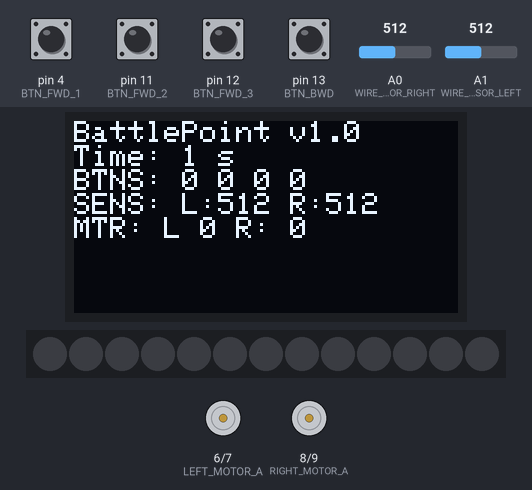
Simulated run of this sketch. Board: Arduino Uno, built with avr-gcc and run on an emulated ATmega328P. Parts: 128×64 one-colour display, 13 RGB LEDs in strip order, left to right, motor-driver pin pairs drawn as motors (green arrow = first pin HIGH = forward, orange = second pin HIGH = backward, longer = more drive, scaled by the enable pin). The inputs (shaded band) are chosen by the test bench; at power-on: pin 4 (BTN_FWD_1), pin 11 (BTN_FWD_2), pin 12 (BTN_FWD_3), pin 13 (BTN_BWD) HIGH, A0 (WIRE_SENSOR_RIGHT) = 512, A1 (WIRE_SENSOR_LEFT) = 512. What the sketch prints to the serial monitor is not drawn.

Above: at 1.2 s.
1.3 s: pin 4 (BTN_FWD_1) pulled LOW for 0.15 s
At 2.8 s:
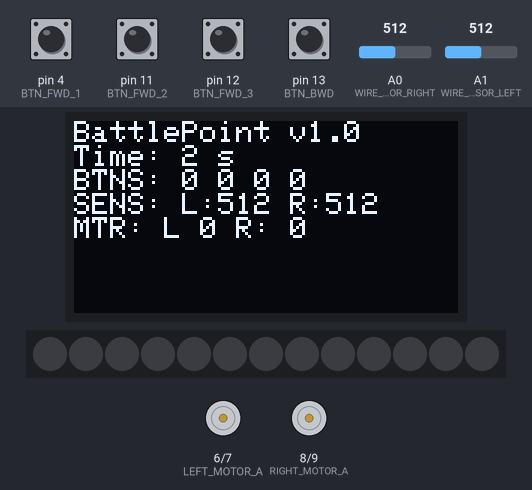
3.0 s: pin 11 (BTN_FWD_2) pulled LOW for 0.15 s
At 4.5 s:
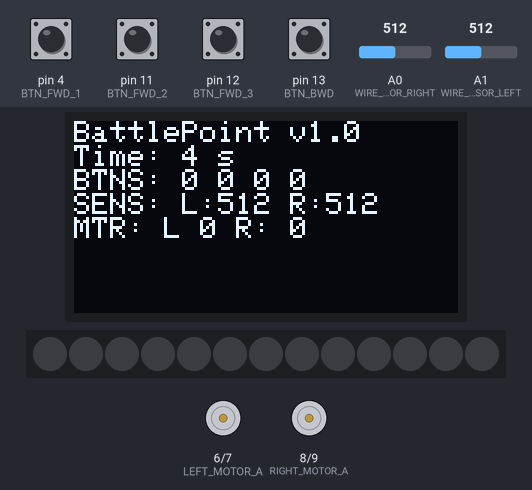
4.7 s: pin 12 (BTN_FWD_3) pulled LOW for 0.15 s
At 5.8 s:
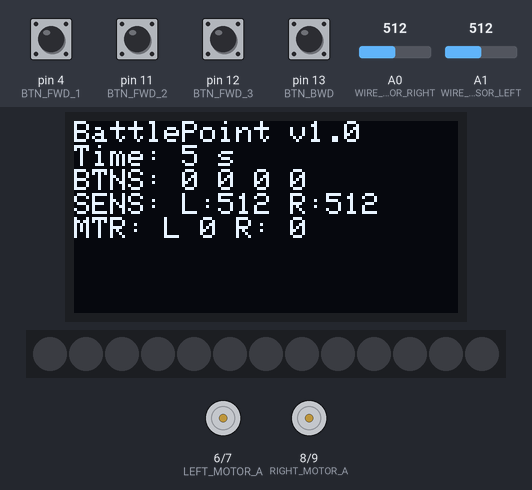
6.4 s: A0 (WIRE_SENSOR_RIGHT) set to 716
At 7.8 s:
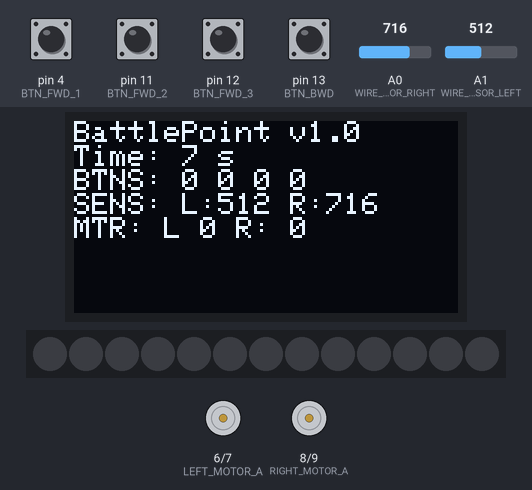
8.5 s: pin 13 (BTN_BWD) pulled LOW for 0.15 s
At 10.4 s:
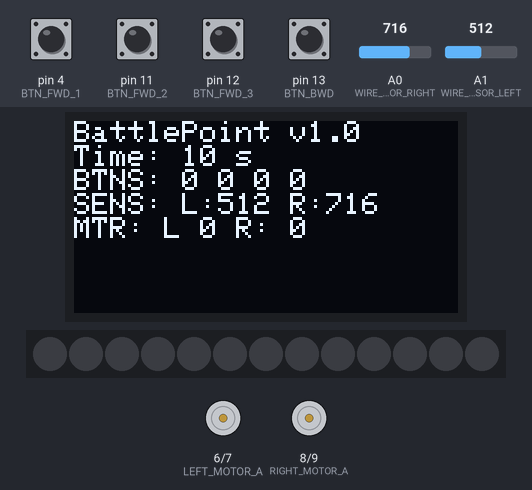
11.5 s: A1 (WIRE_SENSOR_LEFT) set to 716
At 12.8 s:
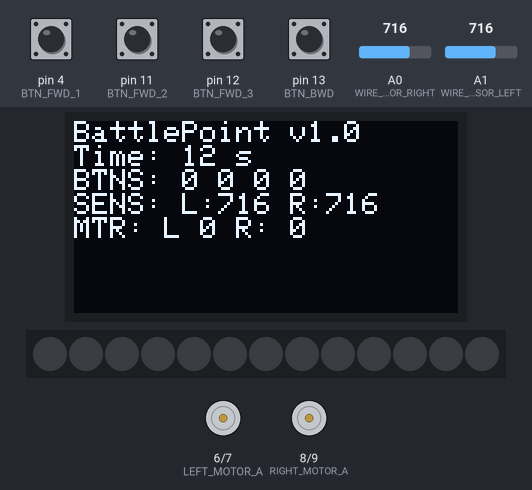
Timing chart, 0 to 14.5 s (numbered marks = the images above; inputs shaded):
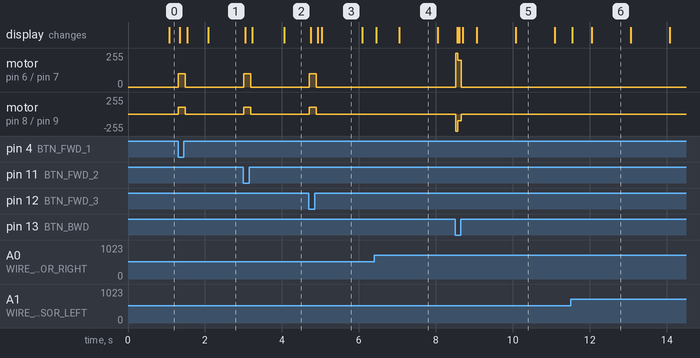

Measured:
- after the input at 1.3 s, motor on pin 6 (LEFT_MOTOR_A) / pin 7 (LEFT_MOTOR_B), motor on pin 8 (RIGHT_MOTOR_A) / pin 9 (RIGHT_MOTOR_B): stopped → forward 100/255 at once, → stopped 0.19 s later; the display: first changes after 0.05 s (image 1 shows a later state)
- after the input at 3.0 s, motor on pin 6 (LEFT_MOTOR_A) / pin 7 (LEFT_MOTOR_B), motor on pin 8 (RIGHT_MOTOR_A) / pin 9 (RIGHT_MOTOR_B): stopped → forward 100/255 at once, → stopped 0.19 s later
- after the input at 4.7 s, motor on pin 6 (LEFT_MOTOR_A) / pin 7 (LEFT_MOTOR_B), motor on pin 8 (RIGHT_MOTOR_A) / pin 9 (RIGHT_MOTOR_B): stopped → forward 100/255 at once, → stopped 0.19 s later
- after the input at 8.5 s, motor on pin 6 (LEFT_MOTOR_A) / pin 7 (LEFT_MOTOR_B): stopped → forward 202/255 at once, → stopped 0.14 s later; motor on pin 8 (RIGHT_MOTOR_A) / pin 9 (RIGHT_MOTOR_B): stopped → backward 100/255 at once, → stopped 0.14 s later; the display: first changes after 0.06 s (image 5 shows a later state)
- what the display in image 4 shows lasts 1.1 s, from 7.0 s to 8.1 s

The sketch:

battlepoint_payload.ino.ino
```cpp
#include <Wire.h>
#include "SSD1306Ascii.h"
#include "SSD1306AsciiWire.h"
#include "FastLED.h"
#include "LedMeter.h"


#define RST_PIN -1
#define DEBUG 1

#define I2C_ADDRESS 0x3C

//pin definitions
#define ROTARY_BTN_PIN 2
#define LED_DATA_PIN 3
#define BTN_FWD_1 4
#define LEFT_MOTOR_ENABLE 5
#define LEFT_MOTOR_A 6
#define LEFT_MOTOR_B 7
#define RIGHT_MOTOR_A 8
#define RIGHT_MOTOR_B 9
#define RIGHT_MOTOR_ENABLE 10
#define BTN_FWD_2 11
#define BTN_FWD_3 12
#define BTN_BWD 13
#define WIRE_SENSOR_RIGHT A0
#define WIRE_SENSOR_LEFT A1
//#define ENCODER_PIN_A A2
//#define ENCODER_PIN_B A3
//SDA=A5
//SDC=A4


//app constants
#define FWD_SPEED_BASE_1X 200
#define FWD_SPEED_BASE_2X 200
#define BWD_SPEED_BASE -100

#define P_GAIN 0.5
#define D_GAIN 5.0


#define NUM_ADC_SAMPLES 10
#define MAX_SPEED 255
#define MIN_SPEED -255
#define MAX_SENSOR 775
#define SENSOR_CLOSE 150
#define SLOW_SPEED 100
#define NUM_LEDS 13


SSD1306AsciiWire oled;
CRGB leds[NUM_LEDS];
LedRange meterRanges [1] = {  { 0, 12 } } ;
LedMeter mainMeter = LedMeter(leds,meterRanges,2,CRGB::Blue,CRGB::Black);


struct Pose {
  byte fwd_btn_1;
  byte fwd_btn_2;
  byte fwd_btn_3;
  byte bwd_btn_1;
  int left_sensor;
  int right_sensor;
};

struct PayloadCommand {
  int leftSpeed;
  int rightSpeed;
};

struct GameData {
  long startTime;
};

GameData gameData = {0};

void setup() {
  Serial.begin(38400);
  setupOLED();
  setupLEDs();
  setupPins();
}

void setupLEDs(){
  mainMeter.setMaxValue(100);
  FastLED.addLeds<NEOPIXEL, LED_DATA_PIN>(leds, NUM_LEDS);
}

void setupOLED(){
  Wire.begin();
  Wire.setClock(400000L);
  oled.begin(&Adafruit128x64, I2C_ADDRESS);

  //invert display
  oled.displayRemap(false);
  oled.setFont(Adafruit5x7);
  oled.clear();
  oled.println("BattlePoint v1.0");
  oled.println("Starting...");

}

void startGame(){
  gameData.startTime = millis();
}

void setupPins(){
  pinMode(LEFT_MOTOR_ENABLE, OUTPUT);
  pinMode(LEFT_MOTOR_A, OUTPUT);
  pinMode(LEFT_MOTOR_B, OUTPUT);
  pinMode(RIGHT_MOTOR_A, OUTPUT);
  pinMode(RIGHT_MOTOR_B, OUTPUT);
  pinMode(RIGHT_MOTOR_ENABLE, OUTPUT);
  pinMode(WIRE_SENSOR_LEFT,INPUT);
  pinMode(WIRE_SENSOR_RIGHT,INPUT);
  pinMode(BTN_FWD_1,INPUT_PULLUP);
  pinMode(BTN_FWD_2,INPUT_PULLUP);
  pinMode(BTN_FWD_3,INPUT_PULLUP);
  pinMode(BTN_BWD,INPUT_PULLUP);

}


void loop() {
  Pose p = readPose();
  PayloadCommand pc = computePayloadCommand(p);
  handleCommand(pc);
  #if DEBUG
  updateSerial(p,pc);
  #endif
  updateDisplay(p,pc);
  updateLEDs(p,pc);
}

Pose readPose(){
  Pose p;
  p.fwd_btn_1 = readButton(BTN_FWD_1);
  p.fwd_btn_2 = readButton(BTN_FWD_2);
  p.fwd_btn_3 = readButton(BTN_FWD_3);
  p.bwd_btn_1 = readButton(BTN_BWD);
  p.left_sensor = readADCPinPeak(WIRE_SENSOR_LEFT,NUM_ADC_SAMPLES);
  p.right_sensor= readADCPinPeak(WIRE_SENSOR_RIGHT,NUM_ADC_SAMPLES);
  return p;
}

int readButton(int buttonPin){
  int i = digitalRead(buttonPin);
  return i == 0;
}

void updateLEDs(Pose p, PayloadCommand pc){
  mainMeter.update();
  FastLED.show();
}

void updateDisplay(Pose p, PayloadCommand pc){
  int gameTimeSec = (millis() - gameData.startTime)/1000;
  char SPACE = ' ';
  oled.setCursor(0,1);
  oled.print("Time: ");
  oled.print(gameTimeSec);
  oled.print(" s");
  oled.clearToEOL();

  oled.setCursor(0,2);
  oled.print("BTNS:");
  oled.print(SPACE);
  oled.print(p.fwd_btn_1);
  oled.print(SPACE);
  oled.print(p.fwd_btn_2);
  oled.print(SPACE);
  oled.print(p.fwd_btn_3);
  oled.print(SPACE);
  oled.print(p.bwd_btn_1);
  oled.clearToEOL();
  oled.setCursor(0,3);
  oled.print("SENS: L:");
  oled.print(p.left_sensor);
  oled.print(" R:");
  oled.print(p.right_sensor);
  oled.print(SPACE);
  oled.clearToEOL();
  oled.setCursor(0,4);
  oled.print("MTR: L ");
  oled.print(pc.leftSpeed);
  oled.print(" R: ");
  oled.print(pc.rightSpeed);
  oled.clearToEOL();
}

void updateSerial(Pose p, PayloadCommand pc){
   char SPACE = ' ';
   Serial.print("B:");
   Serial.print(SPACE);
   Serial.print(p.fwd_btn_1);
   Serial.print(SPACE);
   Serial.print(p.fwd_btn_2);
   Serial.print(SPACE);
   Serial.print(p.fwd_btn_3);
   Serial.print(SPACE);
   Serial.print(p.bwd_btn_1);
   Serial.print(SPACE);
   Serial.print("L:");
   Serial.print(p.left_sensor);
   Serial.print(SPACE);
   Serial.print("R:");
   Serial.print(p.right_sensor);
   Serial.print(SPACE);
   Serial.print("LM:");
   Serial.print(pc.leftSpeed);
   Serial.print(SPACE);
   Serial.print("RM:");
   Serial.print(pc.rightSpeed);
   Serial.println(SPACE);
}

int lastError = 0;

PayloadCommand computePayloadCommand(Pose p ){
  PayloadCommand pc;

  int nominal_speed = computeNominalSpeed(p);;

  if (nominal_speed == 0 ){
    pc.leftSpeed = 0;
    pc.rightSpeed = 0;
  }
  else{
    int error = p.left_sensor - p.right_sensor;
    int d_err = error - lastError;
    int correction = (float)error * P_GAIN + (float)d_err * D_GAIN ;
    lastError = error;

    if ( p.left_sensor > SENSOR_CLOSE || p.right_sensor > SENSOR_CLOSE ){
       nominal_speed = SLOW_SPEED;
    }
    pc.leftSpeed = constrain(nominal_speed - correction,MIN_SPEED,MAX_SPEED);
    pc.rightSpeed = constrain(nominal_speed + correction,MIN_SPEED,MAX_SPEED);


  }


  return pc;
}

void handleCommand(PayloadCommand mc ){
  setRightMotorSpeed(mc.rightSpeed );
  setLeftMotorSpeed(mc.leftSpeed);
}

int computeNominalSpeed(Pose p ){

  int num_fwd = num_fwd_pressed(p);
  if ( num_fwd == 3 ){
    return MAX_SPEED ;
  }
  else if ( num_fwd == 2 ){
    return FWD_SPEED_BASE_2X;
  }
  else if ( num_fwd == 1 ){
    return FWD_SPEED_BASE_1X;
  }
  else if ( num_fwd == -1 ){
    return BWD_SPEED_BASE;
  }
  else{
    return 0;
  }
}

int num_fwd_pressed ( Pose p ){
  return p.fwd_btn_1 + p.fwd_btn_2 + p.fwd_btn_3 - p.bwd_btn_1;
}

void setRightMotorSpeed( int velocity){
  setMotorSpeed( RIGHT_MOTOR_A, RIGHT_MOTOR_B, RIGHT_MOTOR_ENABLE, velocity );
}

void setLeftMotorSpeed( int velocity){
  setMotorSpeed( LEFT_MOTOR_A, LEFT_MOTOR_B, LEFT_MOTOR_ENABLE, velocity );
}

void setMotorSpeed ( int pinA, int pinB, int pinEnable, int velocity ){
  int speed = abs(velocity);
  analogWrite(pinEnable, speed );
  if ( velocity > 0 ){
    digitalWrite(pinA, HIGH);
    digitalWrite(pinB, LOW);
  }
  else{
    digitalWrite(pinA, LOW);
    digitalWrite(pinB, HIGH);
  }
}

int readADCPinPeak(int pin, int samples ){
  int maxv = 0;
  int v = 0;
  for (int i=0;i<samples;i++){
    v = analogRead(pin);
    if ( v > maxv ) maxv = v;
  }
  return maxv;
}
```

LedMeter.cpp
```cpp
#include "LedMeter.h"

#define DEFAULT_MAX 100

Meter::Meter(){
  value=0;
  maxValue = DEFAULT_MAX;
};

void Meter::setValue(int new_value){
  value = new_value;
  update();
};
void Meter::setToMax(){
  setValue(maxValue);
};
void Meter::setToMin(){
  setValue(0);
};
void Meter::setMaxValue(int new_max_value){
  maxValue = new_max_value;
};

int Meter::getValue(){
  return value;
};
int Meter::getMaxValue(){
  return maxValue;
};


LedMeter::LedMeter(CRGB* new_leds, LedRange* new_ranges,
        uint8_t new_ranges_cnt, CRGB new_fgcolor, CRGB new_bgcolor ){
  leds = new_leds;
  ranges_cnt = new_ranges_cnt;
  ranges = new_ranges;
  fgColor = new_fgcolor;
  bgColor = new_bgcolor;
};

void LedMeter::setColors(CRGB fg, CRGB bg){
  setFgColor(fg);
  setBgColor(bg);
};

void LedMeter::setFgColor(CRGB new_color){
  fgColor = new_color;
};
void LedMeter::setBgColor(CRGB new_color){
  bgColor = new_color;
};


void LedMeter::update(){
  struct LedRange* ptr = ranges;
  for ( int i=0;i<ranges_cnt;i++,ptr++){
    updateRange(ptr);
  }
};

void LedMeter::updateRange(LedRange* range){

  int startIndex = range->startIndex;
  int endIndex = range->endIndex;
  int pixels_on_index = 0;
  if ( endIndex > startIndex){
    pixels_on_index  = map(getValue(),0,getMaxValue(),startIndex-1,endIndex);
    for ( int i=startIndex;i<= endIndex;i++){
      if ( i <= pixels_on_index  ){
        leds[i] =fgColor;
      }
      else{
        leds[i] = bgColor;
      }
    }
  }
  else{
    pixels_on_index  = map(getValue(),0,getMaxValue(),startIndex+1,endIndex);
    for ( int i=endIndex;i<= startIndex;i++){
      if ( i >= pixels_on_index  ){
        leds[i] =fgColor;
      }
      else{
        leds[i] = bgColor;
      }
    }
  }

}

void SimpleMeter::update(){
  //do nothing;
}

void SimpleMeter::setColors(CRGB fg, CRGB bg){

}
```

LedMeter.h
```cpp
#include <Arduino.h>
#include <FastLED.h>


#ifndef __INC_LEDMETER_H
#define __INC_LEDMETER_H

struct LedRange {
    //zero based
    uint8_t startIndex;
    uint8_t endIndex;
};

class Meter {
  public:
    Meter ();
    void setValue(int value );
    void setMaxValue(int value);
    void setToMax();
    void setToMin();
    int getValue();
    int getMaxValue();
    virtual void update() = 0;
    virtual void setColors(CRGB fg, CRGB bg)= 0;
  private:
    int value;
    int maxValue;
};

class LedMeter : public Meter{

  //a meter which has two colors, and can represent a value between two boundaries
  public:
    LedMeter (CRGB* leds, LedRange* ranges, uint8_t new_ranges_cnt,CRGB new_fgcolor, CRGB new_bgcolor );
    virtual void update();
    virtual void setColors(CRGB fg, CRGB bg);
  private:
    void setFgColor(CRGB color);
    void setBgColor(CRGB color);
    CRGB* leds;
    LedRange* ranges;
    uint8_t ranges_cnt;
    CRGB fgColor;
    CRGB bgColor;
    void updateRange(LedRange* range);
};

class SimpleMeter: public Meter{
  public:
    virtual void update();
    virtual void setColors(CRGB fg, CRGB bg);
};


#endif
```
